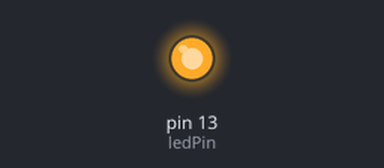
Recording of a sketch running on a simulated Arduino Uno, built with avr-gcc and run on an emulated ATmega328P. On the bench: output pins drawn as LEDs (lit = HIGH).

Above: at 0.2 s.
At 6.2 s:
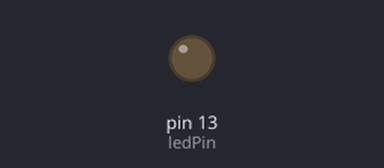
Timing chart, 0 to 10.4 s (numbered marks = the images above):
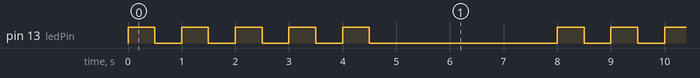

The sketch:

_8_for_condition.ino
```cpp
int ledPin = 13;
int delayPeriod =500;
void setup()
{
pinMode (ledPin, OUTPUT);
}
void loop()
{
  for (int i=0; i<5 ; i++)
  {
  digitalWrite (ledPin,HIGH);
  delay (delayPeriod);
  digitalWrite (ledPin,LOW);
  delay (delayPeriod);

  }
  delay (3000);
}
```

Measured:
- by itself, pin 13 (ledPin): repeats every 8.0 s: 4 × (LOW 0.50 s, HIGH 0.50 s), LOW 3.5 s, HIGH 0.50 s
- by itself, everything shown: repeats every 8.0 s, in 10 steps
